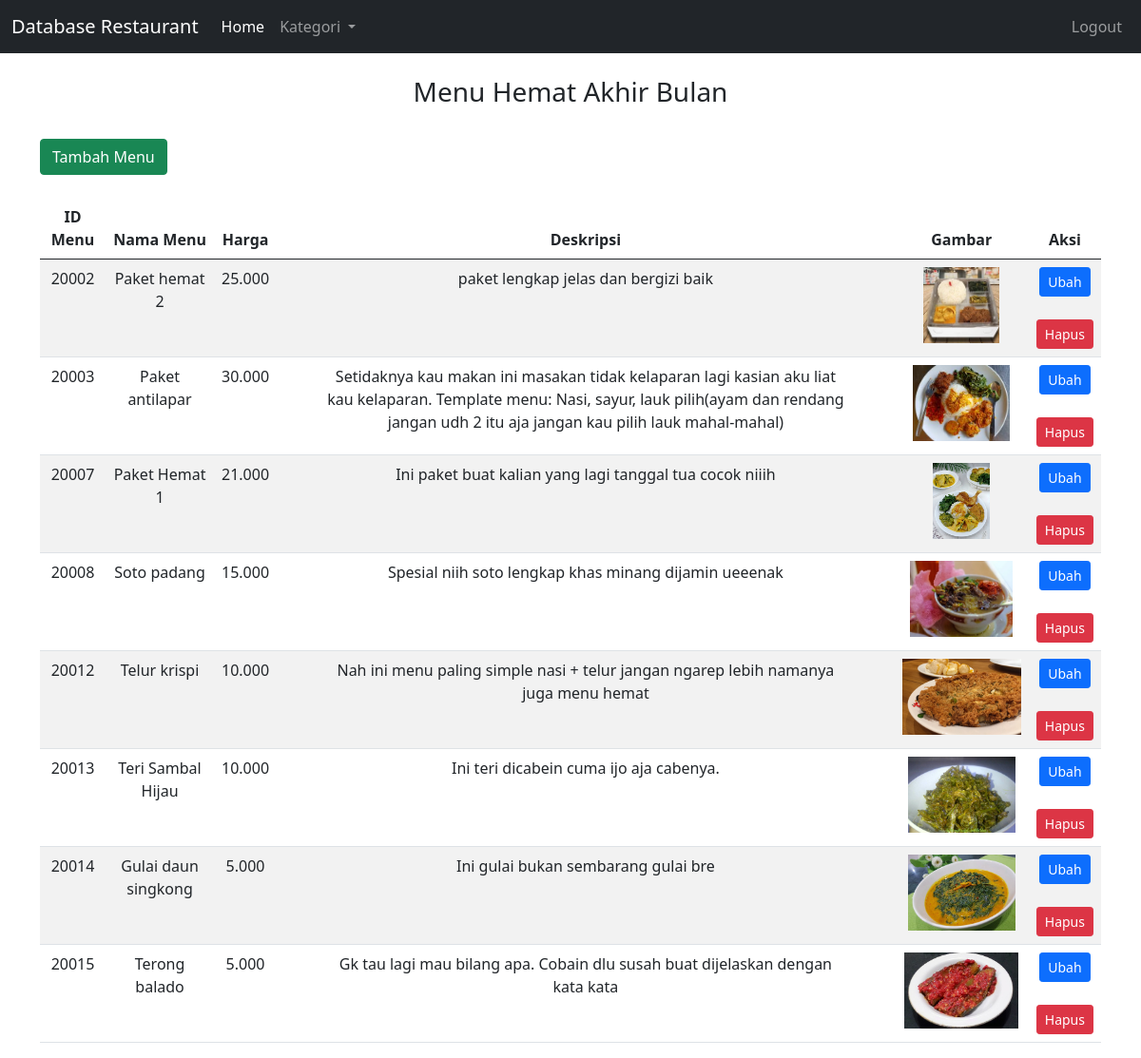
/promo.php, run on the app's committed database.
### promo.php (the view, shortened to what this page needs)
<!DOCTYPE html>
<html>
<head>
    <link href="https://cdn.jsdelivr.net/npm/bootstrap@5.0.2/dist/css/bootstrap.min.css" rel="stylesheet">
</head>
<body>
<nav class="navbar navbar-expand-lg navbar-dark bg-dark">
        <div class="container-fluid">
            <a class="navbar-brand" href="admin.php">Database Restaurant</a>
            <div class="collapse navbar-collapse" id="navbarScroll">
                <ul class="navbar-nav me-auto mb-2 mb-lg-0">
                    <li class="nav-item">
                        <a class="nav-link active" aria-current="page" href="admin.php">Home</a>
                    </li>
                    <li class="nav-item dropdown">
                        <a class="nav-link dropdown-toggle" href="#" id="navbarDropdown" role="button" data-bs-toggle="dropdown" aria-haspopup="true" aria-expanded="false">
                            Kategori
                        </a>
                    </li>
                </ul>
                <ul class="navbar-nav ml-auto">
                    <li class="nav-item">
                        <a class="nav-link" href="./logout.php">Logout</a>
                    </li>
                </ul>
            </div>
        </div>
    </nav>
    <div class="container mt-4">
        <h3 class="text-center">Menu Hemat Akhir Bulan</h3>
        <br/>
        <a href="kelola.php" class="btn btn-success">Tambah Menu</a>
        <br/>
        <br/>
        <table class="table table-striped">
            <thead>
                <tr>
                    <th class="text-center">ID Menu</th>
                    <th class="text-center">Nama Menu</th>
                    <th class="text-center">Harga</th>
                    <th class="text-center">Deskripsi</th>
                    <th class="text-center">Gambar</th>
                    <th class="text-center">Aksi</th>
                </tr>
            </thead>
            <tbody>
                <?php
                include 'koneksi.php';
                $sql = mysqli_query($conn, "SELECT * FROM `menu promo`");
                while ($result = mysqli_fetch_assoc($sql)) {
                    ?>
                    <tr>
                        <td class="text-center"><?php echo $result['ID_promo'] ?></td>
                        <td class="text-center"><?php echo $result['Nama_menu'] ?></td>
                        <td class="text-center"><?php echo $result['Harga'] ?></td>
                        <td class="text-center px-5"><?php echo $result['Deskripsi'] ?></td>
                        <td class="text-center"><img src="img/<?php echo $result['Gambar'] ?>" style="max-height: 80px;" alt="Gambar Menu"></td>
                        <td class="text-center">
                            <a href="./ubahdata/ubahpromo.php?ubah=<?php echo $result['ID_promo'] ?>" class="btn btn-primary btn-sm">Ubah</a>
                            <br/>
                            <br/>
                            <a href="./hapusdata/hapuspromo.php?hapus=<?php echo $result['ID_promo'] ?>" class="btn btn-danger btn-sm">Hapus</a>
                        </td>
                    </tr>
                    <?php
                }
                ?>
            </tbody>
        </table>
    </div>
</body>
</html>

### data on the page
menu promo: ID_promo "20002", Nama_menu "Paket hemat 2", Harga "25.000", Deskripsi "paket lengkap jelas dan bergizi baik", Gambar (picture)
menu promo: ID_promo "20003", Nama_menu "Paket antilapar", Harga "30.000", Deskripsi "Setidaknya kau makan ini masakan tidak kelaparan lagi kasian aku liat kau kelaparan. Template menu: Nasi, sayur, lauk pilih(ayam dan rendang jangan udh 2 itu aja jangan kau pilih lauk mahal-mahal)", Gambar (picture)
menu promo: ID_promo "20007", Nama_menu "Paket Hemat 1", Harga "21.000", Deskripsi "Ini paket buat kalian yang lagi tanggal tua cocok niiih", Gambar (picture)
menu promo: ID_promo "20008", Nama_menu "Soto padang", Harga "15.000", Deskripsi "Spesial niih soto lengkap khas minang dijamin ueeenak", Gambar (picture)
menu promo: ID_promo "20012", Nama_menu "Telur krispi", Harga "10.000", Deskripsi "Nah ini menu paling simple nasi + telur jangan ngarep lebih namanya juga menu hemat", Gambar (picture)
menu promo: ID_promo "20013", Nama_menu "Teri Sambal Hijau", Harga "10.000", Deskripsi "Ini teri dicabein cuma ijo aja cabenya.", Gambar (picture)
menu promo: ID_promo "20014", Nama_menu "Gulai daun singkong", Harga "5.000", Deskripsi "Ini gulai bukan sembarang gulai bre", Gambar (picture)
menu promo: ID_promo "20015", Nama_menu "Terong balado", Harga "5.000", Deskripsi "Gk tau lagi mau bilang apa. Cobain dlu susah buat dijelaskan dengan kata kata", Gambar (picture)
